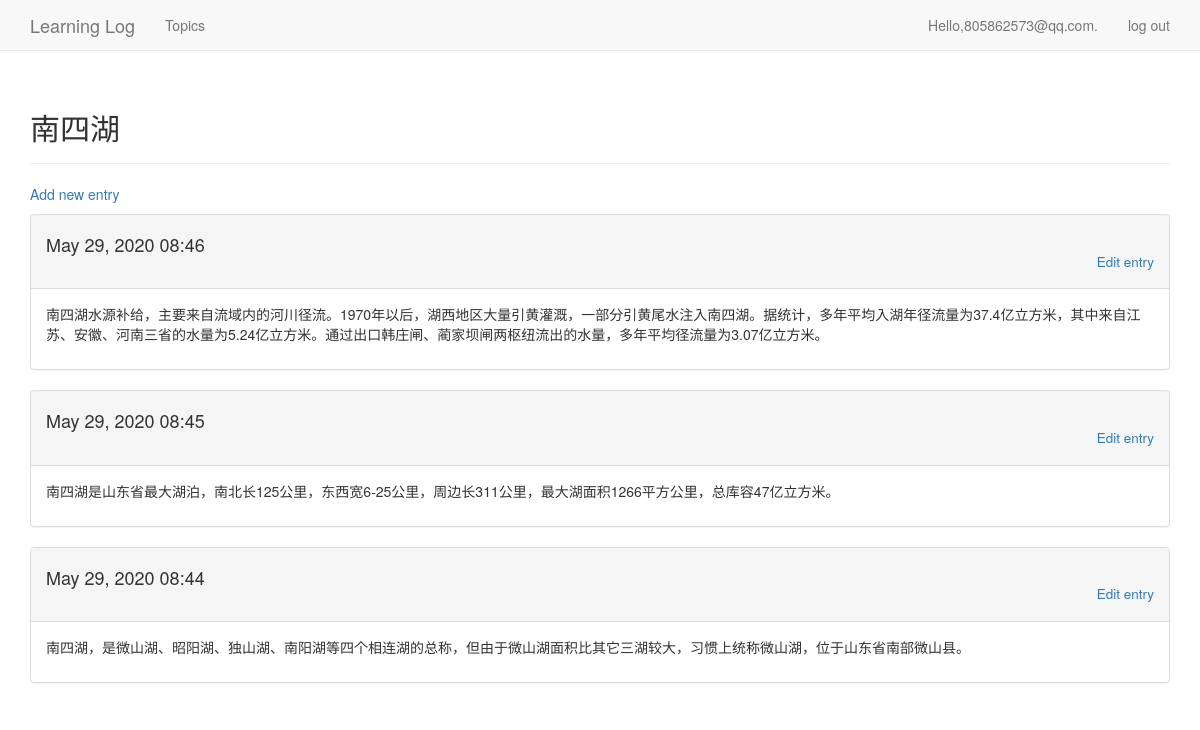
Screenshot of /topics/6/ (signed in) with the database file from the repository.
### learning_logs/models.py (models this page shows, shortened)
class Topic(models.Model):
    text = models.CharField(max_length = 200) # 限制字符长度200
    date_added = models.DateTimeField(auto_now_add = True)
    owner = models.ForeignKey(User,on_delete=models.CASCADE)
    def __str__(self):
        return self.text

class Entry(models.Model):
    topic = models.ForeignKey(Topic,on_delete=models.CASCADE) #外键,关联数据删除时删除关联
    text = models.TextField() # 不限制文字长度
    date_added = models.DateTimeField(auto_now_add = True)
    class Meta:
        verbose_name_plural = 'entries'

### learning_logs/views.py (the view)
# urls.py: re_path(r'^topics/(?P<topic_id>\d+)/$', views.topic, name='topic'),
@login_required
def topic(request,topic_id):
    topic = get_object_or_404(Topic,id=topic_id)
    if topic.owner != request.user:
        raise Http404
    entries = topic.entry_set.order_by('-date_added')
    context = {'topic':topic,'entries':entries}
    return render(request,'learning_logs/topic.html',context)

### learning_logs/templates/learning_logs/topic.html
{%extends "learning_logs/base.html"%}
{%load bootstrap3%}
{%block header%}
    <h2>{{topic}}</h2>
{%endblock header%}
{%block content%}
    <p>
        <a href="{%url 'learning_logs:new_entry' topic.id%}">Add new entry</a>
    </p>
    {%for entry in entries%}
        <div class="panel panel-default">
            <div class="panel-heading form-inline">
                <h4>
                    {{entry.date_added|date:'M d, Y H:i'}}
                    <small>
                        <div class="text-right"><a href="{%url 'learning_logs:edit_entry' entry.id%}">Edit entry</a></div>
                    </small>
                </h4>
            </div>
            <div class="panel-body">
                {{entry.text|linebreaks}}
            </div>
        </div>
        {%empty%}
        <h4>There are no entries for this topic yet.</h4>
    {%endfor%}
{%endblock content%}

### learning_logs/templates/learning_logs/base.html (shortened to what this page needs)
{%load bootstrap3%}
<!DOCTYPE html>
<html lang="en">
    <head>
        {%bootstrap_css%}
    </head>
    <body>
        <nav class="navbar navbar-default navbar-static-top">
            <div class="container">
                <div class="navbar-header">
                    <a class="navbar-brand" href="{% url 'learning_logs:index'%}">Learning Log</a>
                </div>
                <div id="navbar" class="navbar-collapse collapse">
                    <ul class="nav navbar-nav">
                        <li>
                            <a href="{% url 'learning_logs:topics'%}">Topics</a>
                        </li>
                    </ul>
                    <ul class="nav navbar-nav navbar-right">
                        {%if user.is_authenticated%}
                        <li><a>Hello,{{user.username}}.</a></li>
                        <li><a href="{%url 'users:logout'%}">log out</a></li>
                        {%else%}
                        <li><a href="{%url 'users:login'%}">log in </a></li>
                        <li><a href="{% url 'users:register' %}">register</a></li>
                        {%endif%}
                    </ul>
                </div>
            </div>
        </nav>
        <div class="container">
            <div class="page-header">
                {%block header%}{%endblock header%}
            </div>
            <div>
                {%block content%}{%endblock content%}
            </div>
        </div>
    </body>
</html>

### rows the page displays
Topic: text "南四湖"
Entry: date_added "May 29, 2020 08:46", text "南四湖水源补给，主要来自流域内的河川径流。1970年以后，湖西地区大量引黄灌溉，一部分引黄尾水注入南四湖。据统计，多年平均入湖年径流量为37.4亿立方米，其中来自江苏、安徽、河南三省的水量为5.24亿立方米。通过出口韩庄闸、蔺家坝闸两枢纽流出的水量，多年平均径流量为3.07亿立方米。"
Entry: date_added "May 29, 2020 08:45", text "南四湖是山东省最大湖泊，南北长125公里，东西宽6-25公里，周边长311公里，最大湖面积1266平方公里，总库容47亿立方米。"
Entry: date_added "May 29, 2020 08:44", text "南四湖，是微山湖、昭阳湖、独山湖、南阳湖等四个相连湖的总称，但由于微山湖面积比其它三湖较大，习惯上统称微山湖，位于山东省南部微山县。"

### other values shown
{{ user.username }} "805862573@qq.com"
